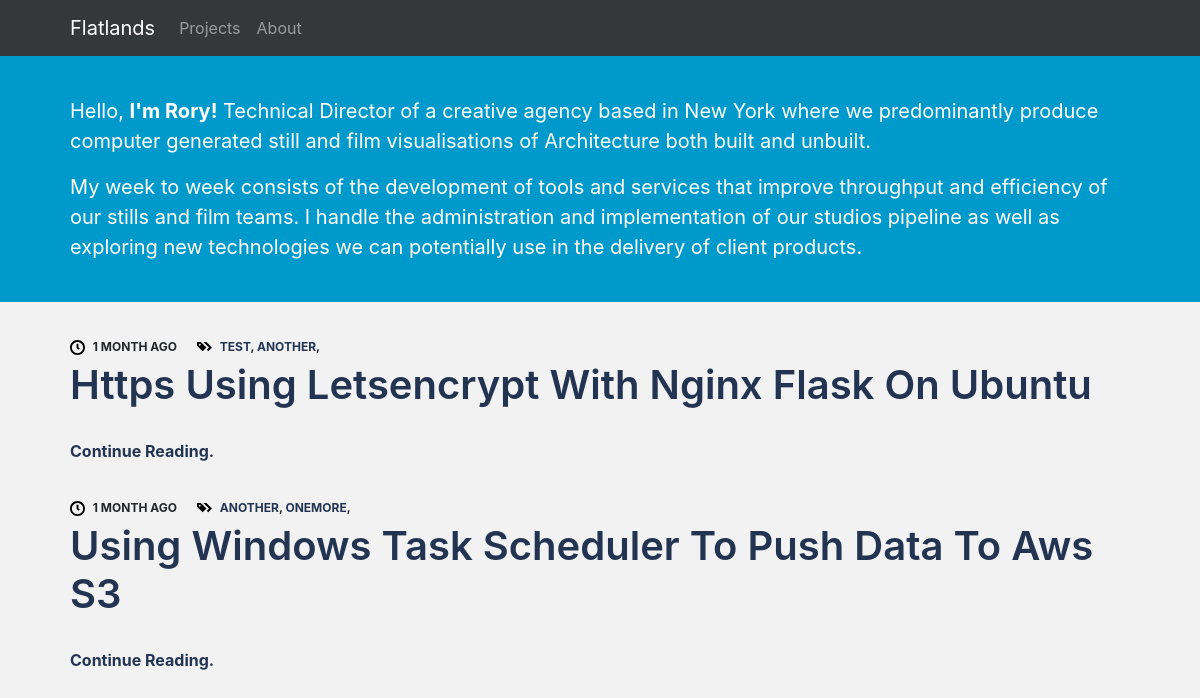
/, run on an earlier commit of the app's database.
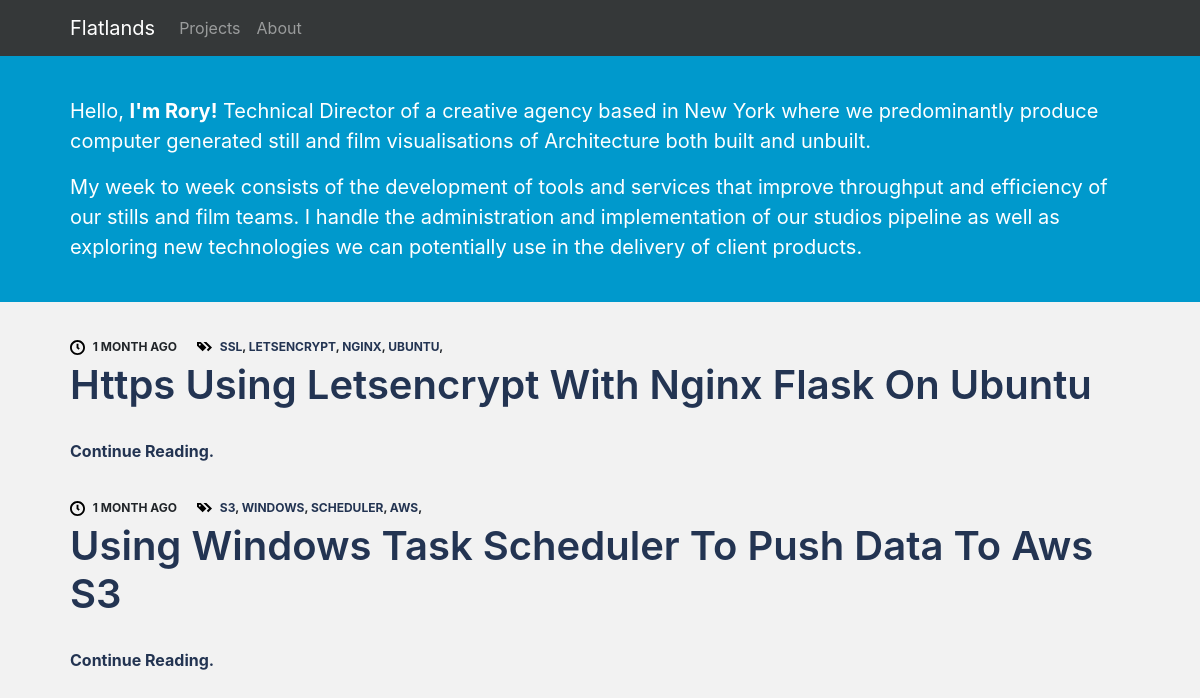
And on a later commit of the database.
### blog/models.py (models this page shows, shortened)
class Article(models.Model):
    name = models.CharField(max_length=200)
    content = models.CharField(max_length=5000)
    pub_date = models.DateTimeField('date published')
    strap = models.CharField(max_length=300)
    tags = models.ManyToManyField(Tag, blank=True)
    project = models.ForeignKey(Project, on_delete=models.CASCADE, null=True, blank=True)
    cover_img = models.CharField(max_length=200, null=True, blank=True)
    published = models.BooleanField(default=False)
    techspec = models.BooleanField(default=False)

class Tag(models.Model):
    name = models.CharField(max_length=30)
    def __str__(self):
        return self.name

### blog/views.py (the view)
# urls.py: path('', views.index, name='index'),
def index(request):
    articles = Article.objects.filter(published=True, project=None).order_by('-pub_date')
    projects = Project.objects.filter(published=True).order_by('-pub_date')
    context = {
        'articles': articles,
        'projects': projects,
        'searchform': SearchForm()
        }
    return render(request, 'blog/index.html', context)

### blog/templates/blog/index.html
{% extends "blog/base.html" %} {% load static %} {% block content %}
<div style="background-color: #0099cc;">
        <div class="container content-intro">
                <p style="height:80px"></p>
                <p style="font-size: 20px;">
                    Hello, <span style="font-weight: bold;">I'm Rory!</span> Technical Director of a creative agency based in New York where we predominantly produce computer generated
                    still and film visualisations of Architecture both built and unbuilt.
                </p>
                <p style="font-size: 20px;">My week to week consists of the development of tools and services that improve throughput and efficiency of our
                stills and film teams. I handle the administration and implementation of our studios pipeline as well as exploring
                new technologies we can potentially use in the delivery of client products.
            </p>
        </div>
      <br>
</div>
<div class="container content">
    {% if articles %} {% for article in articles %}
    {% if article.project == None %}
    <div class="indexlistpost">
            <p style="height:20px;"></p>
        <div class="blogpostheader">
            <div class="bloglistpostdate">
                <img class="iconic-svg" src="{% static 'blog/svg/clock.svg' %}" alt="clock icon"> {{article.pub_date|timesince|upper}} AGO
            </div>
            <div class="bloglistposttags">
                <img class="iconic-svg" src="{% static 'blog/svg/tags.svg' %}" alt="tags icon"> {% for tag in article.tags.all %}
                <a href="/search/{{tag|lower}}" style="color: #233452;">{{tag|upper}}</a>,
                {% endfor %}
            </div>
        </div>
        <div class="bloglistpostname display-4">
            <div>
                <a href="/articles/{{ article.id }}/">{{ article.name|title }}</a>
            </div>
        </div>
        <div>
            {{article.strap|capfirst|truncatewords:50}} <a href='/articles/{{article.id}}' style="font-weight: bolder;">Continue Reading.</a>
        </div>
    </div>
    {% endif %}
    {% endfor %} {% else %}
    <p>No Articles :(</p>
    {% endif %}
</div>
{% endblock %}

### blog/templates/blog/base.html (shortened to what this page needs)
{% load static %}
<!DOCTYPE html>
<html lang="en">
<head>
  <link rel="stylesheet" href="https://stackpath.bootstrapcdn.com/bootstrap/4.1.1/css/bootstrap.min.css"
>
  <link rel="stylesheet" type="text/css" href="{% static 'blog/main.css' %}" />
</head>
<body>
<nav class="navbar fixed-top navbar-expand-sm navbar-dark navbar-custom">
    <div class="container content-nav">
  <a class="navbar-brand" href="/">Flatlands</a>
  <div class="collapse navbar-collapse" id="navbarSupportedContent">
    <ul class="navbar-nav mr-auto">
      <li class="nav-item">
        <a class="nav-link" href="/projects/">Projects</a>
      </li>
      <li class="nav-item">
          <a class="nav-link" href="/about/">About</a>
        </li>
    </ul>
  </div>
</div>
</nav>
  {% block content %}{% endblock %}
     </body>
</html>

### blog/static/blog/main.css (style rules this page uses)
body { background-color: #f2f2f2; }
.navbar-custom { background-color: #353839; }
.content-nav { padding-left:40px; padding-right:40px; }
.content { padding-bottom: 40px; padding-left:40px; padding-right:40px; }
.indexlistpost { display: flex; flex-direction: column; margin: auto auto; }
.blogpostheader { display: flex; flex-direction: row; font-weight: bold; }
.bloglistpostdate { font-size:12px; padding-right: 20px; }
.bloglistpostname { display:flex; font-size: 40px; font-weight: 600; padding-top:5px; padding-bottom:30px; color:#383838; }
.bloglistposttags { font-size:12px; }
.iconic-svg { height:15px; width:15px; margin-right:5px; }
.content-intro { color: white; padding-left:40px; padding-right:40px; }
.content a:link { color: #233452; text-decoration: none; }

What changed in the data, as far as the page shows it:
removed Tag: name "TEST", shown under Article "Https Using Letsencrypt With Nginx Flask On Ubuntu"
removed Tag: name "ANOTHER"
removed Tag: name "ONEMORE", shown under Article "Using Windows Task Scheduler To Push Data To Aws S3"
added Tag: name "SSL", shown under Article "Https Using Letsencrypt With Nginx Flask On Ubuntu"
added Tag: name "LETSENCRYPT", shown under Article "Https Using Letsencrypt With Nginx Flask On Ubuntu"
added Tag: name "NGINX", shown under Article "Https Using Letsencrypt With Nginx Flask On Ubuntu"
added Tag: name "UBUNTU", shown under Article "Https Using Letsencrypt With Nginx Flask On Ubuntu"
added Tag: name "S3", shown under Article "Using Windows Task Scheduler To Push Data To Aws S3"
added Tag: name "WINDOWS", shown under Article "Using Windows Task Scheduler To Push Data To Aws S3"
added Tag: name "SCHEDULER", shown under Article "Using Windows Task Scheduler To Push Data To Aws S3"
added Tag: name "AWS", shown under Article "Using Windows Task Scheduler To Push Data To Aws S3"
